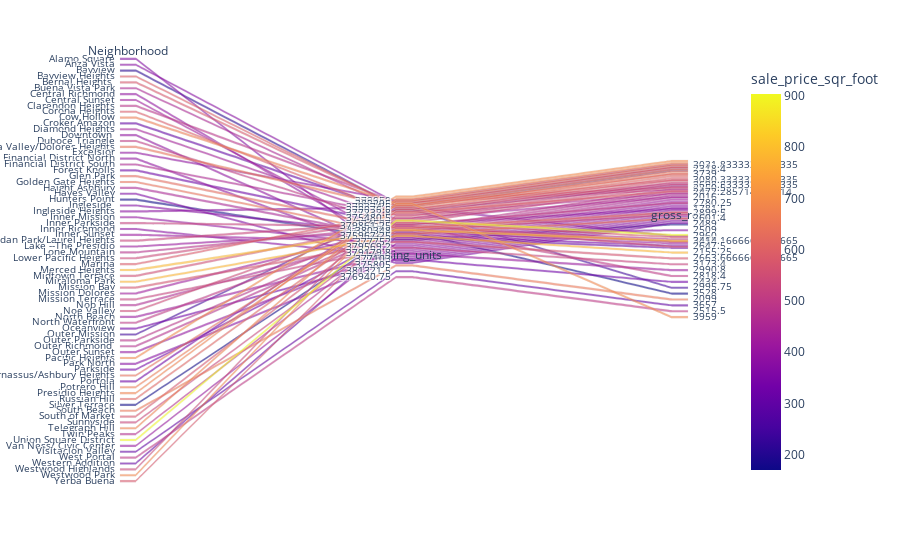

Notebook source saved alongside this figure:
### Code cell
# Parallel Categories Plot
# YOUR CODE HERE!

px.parallel_categories(sfo_neighborhood, dimensions=['Neighborhood', 'housing_units', 'gross_rent'],
                      color='sale_price_sqr_foot')

### Figure 1 — Plotly figure (JSON) as saved in the notebook; plotly's stock layout.template omitted (floating-point values rounded to 4 significant figures)
{"data": [{"dimensions": [{"label": "Neighborhood", "values": ["Alamo Square", "Anza Vista", "Bayview", "Bayview Heights", "Bernal Heights ", "Buena Vista Park", "Central Richmond", "Central Sunset", "Clarendon Heights", "Corona Heights", "Cow Hollow", "Croker Amazon", "Diamond Heights", "Downtown ", "Duboce Triangle", "Eureka Valley/Dolores Heights", "Excelsior", "Financial District North", "Financial District South", "Forest Knolls", "Glen Park", "Golden Gate Heights", "Haight Ashbury", "Hayes Valley", "Hunters Point", "Ingleside ", "Ingleside Heights", "Inner Mission", "Inner Parkside", "Inner Richmond", "Inner Sunset", "Jordan Park/Laurel Heights", "Lake --The Presidio", "Lone Mountain", "Lower Pacific Heights", "Marina", "Merced Heights", "Midtown Terrace", "Miraloma Park", "Mission Bay", "Mission Dolores", "Mission Terrace", "Nob Hill", "Noe Valley", "North Beach", "North Waterfront", "Oceanview", "Outer Mission", "Outer Parkside", "Outer Richmond ", "Outer Sunset", "Pacific Heights", "Park North", "Parkside", "Parnassus/Ashbury Heights", "Portola", "Potrero Hill", "Presidio Heights", "Russian Hill", "Silver Terrace", "South Beach", "South of Market", "Sunnyside", "Telegraph Hill", "Twin Peaks", "Union Square District", "Van Ness/ Civic Center", "Visitacion Valley", "West Portal", "Western Addition", "Westwood Highlands", "Westwood Park", "Yerba Buena"]}, {"label": "housing_units", "values": [378401, 379050, 376454, 382295, 379400.0, 378100.0, 378401, 378401, 376454, 377200.0, 378401, 378100.0, 375500.0, 378401, 378401, 378401, 379050, 378401, 377200.0, 374507, 378700.0, 377600.0, 378401, 378401, 377400.0, 377400.0, 379400.0, 378401, 379900.0, 378401, 378401, 378401, 377400.0, 377400.0, 378401, 378401, 380348, 377400.0, 376000.0, 377752, 377400.0, 379600.0, 378401, 378401, 379200.0, 378401, 377103, 379400.0, 378401, 378401, 378401, 378401, 378401, 377400.0, 378401, 376454, 378401, 378401, 378401, 380348, 375805, 378401, 378700.0, 378401, 378401, 377400.0, 378401, 381300.0, 376900.0, 377400.0, 376454, 382295, 377400.0]}, {"label": "gross_rent", "values": [2817.0, 3032.0, 2318.0, 3739, 3080.0, 2699.0, 2817.0, 2817.0, 2250.0, 2472, 2817.0, 2699.0, 2016, 2817.0, 2780.0, 2817.0, 3032.0, 2817.0, 2472, 1782.0, 2900.0, 2601.0, 2817.0, 2817.0, 2489, 2509, 2960, 2817.0, 3224, 2817.0, 2817.0, 2817.0, 2555.0, 2555.0, 2817.0, 2817.0, 3414, 2648.0, 2155.0, 2664.0, 2555.0, 3173.0, 2817.0, 2817.0, 2991.0, 2818.0, 2434, 2996.0, 2817.0, 2817.0, 2817.0, 2817.0, 2817.0, 2555.0, 2817.0, 2318.0, 2817.0, 2817.0, 2817.0, 3528, 2099, 2817.0, 2900.0, 2817.0, 2817.0, 2555.0, 2817.0, 3657, 2516.0, 2555.0, 2250.0, 3959, 2555.0]}], "domain": {"x": [0, 1], "y": [0, 1]}, "line": {"color": [366.0, 373.4, 204.6, 590.8, 576.7, 452.7, 394.4, 423.7, 487.2, 587.5, 666.0, 303.0, 435.0, 391.4, 502.6, 642.2, 388.8, 391.4, 455.8, 321.8, 623.8, 639.4, 449.5, 355.9, 170.6, 367.9, 384.8, 397.7, 519.4, 378.6, 413.7, 529.4, 410.0, 478.2, 539.2, 583.7, 788.8, 550.5, 779.8, 566.2, 418.9, 523.5, 458.2, 542.4, 411.6, 498.3, 330.1, 242.4, 485.0, 473.9, 394.2, 689.6, 373.7, 336.2, 632.7, 327.1, 662.0, 675.4, 609.0, 170.3, 650.1, 570.3, 528.3, 676.5, 469.4, 904.0, 404.2, 301.5, 498.5, 307.6, 533.7, 687.1, 576.7], "coloraxis": "coloraxis"}, "name": "", "type": "parcats"}], "layout": {"autosize": true, "coloraxis": {"colorbar": {"title": {"text": "sale_price_sqr_foot"}}, "colorscale": [[0, "#0d0887"], [0.1111, "#46039f"], [0.2222, "#7201a8"], [0.3333, "#9c179e"], [0.4444, "#bd3786"], [0.5556, "#d8576b"], [0.6667, "#ed7953"], [0.7778, "#fb9f3a"], [0.8889, "#fdca26"], [1, "#f0f921"]]}, "legend": {"tracegroupgap": 0}, "margin": {"t": 60}}}
